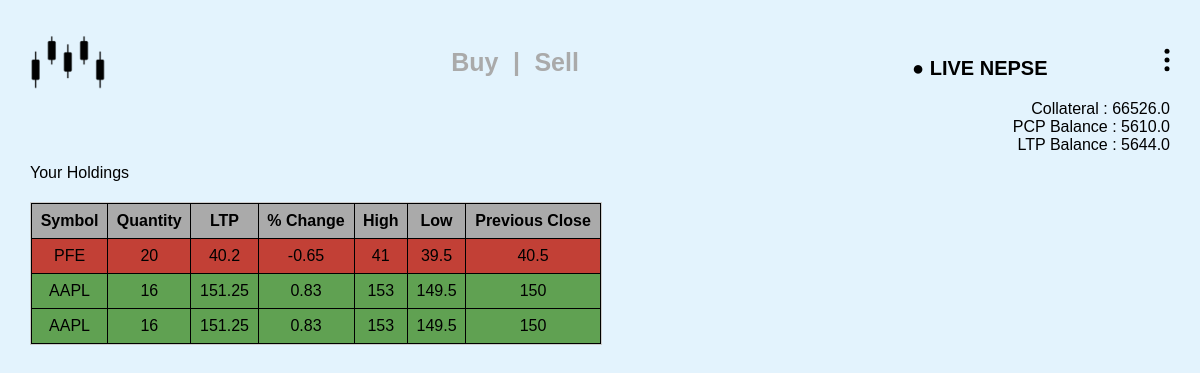
The page / (signed in) on the database as committed earlier.
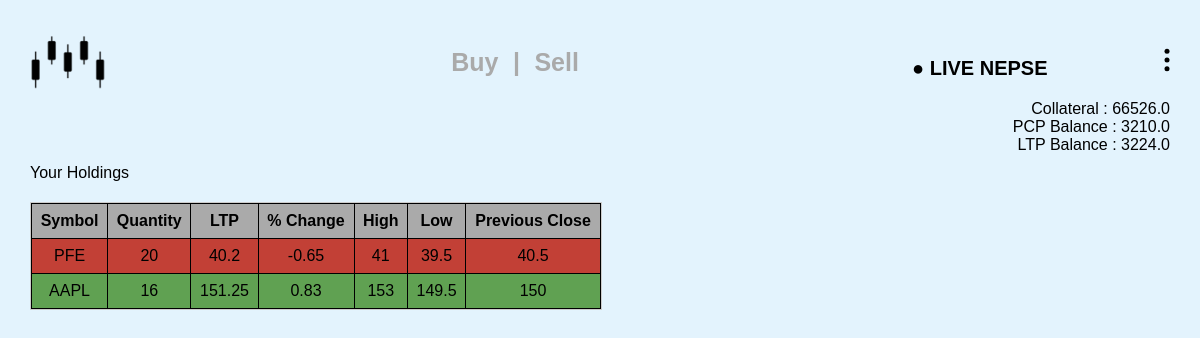
The same page on the database as committed later.
### tables this page shows
CREATE TABLE users (
    id INTEGER PRIMARY KEY AUTOINCREMENT,
    full_name TEXT NOT NULL,
    username TEXT NOT NULL UNIQUE,
    email TEXT NOT NULL UNIQUE,
    phone TEXT NOT NULL UNIQUE,
    password_hash TEXT NOT NULL,
    amount REAL NOT NULL DEFAULT 100000.00
);

CREATE TABLE holdings (
    id INTEGER PRIMARY KEY AUTOINCREMENT,
    uid INTEGER NOT NULL,
    symbol TEXT NOT NULL,
    quantity INTEGER NOT NULL,
    FOREIGN KEY (uid) REFERENCES users(id) ON DELETE CASCADE
);

CREATE TABLE live (
    id INTEGER PRIMARY KEY AUTOINCREMENT,
    symbol VARCHAR(10) NOT NULL,
    ltp DECIMAL(10,2) NOT NULL,
    p_change DECIMAL(5,2) NOT NULL,
    high DECIMAL(10,2) NOT NULL,
    low DECIMAL(10,2) NOT NULL,
    p_close DECIMAL(10,2) NOT NULL,
    date_of_update TIMESTAMP DEFAULT CURRENT_TIMESTAMP
);

### app.py (the view)
@app.route("/", methods=["GET","POST"])
@login_required
def home():
    if request.method == "GET":
        amount = db.execute("SELECT amount FROM users WHERE id = ?",session["user_id"])[0]["amount"]
        holds = db.execute("""
                                SELECT l.*, h.quantity
                                FROM live l
                                LEFT JOIN holdings h ON l.symbol = h.symbol
                                WHERE h.uid = ?
                            """, session["user_id"])
        ltp_balance = sum(stock['quantity'] * stock['ltp'] for stock in holds)
        pcp = sum(stock['quantity'] * stock['p_close'] for stock in holds)
        return render_template("index.html",loggedin= True, amt = amount,pcp_balance=pcp,ltp_balance=ltp_balance,holdings = holds)

### others.py (called while the page is built)
def login_required(f):
    @wraps(f)
    def decorated_function(*args, **kwargs):
        if session.get("user_id") is None:
            return redirect("/login")
        return f(*args, **kwargs)
    return decorated_function

### templates/index.html (shortened to what this page needs)
{% extends "layout.html" %}
{% block main %}
    <div style="position: fixed; top: 100px; width: 95%; margin: 0 auto; z-index: 1000;">
        <div style="width: 100%; background-color: transparent; height: fit-content; text-align: right;">
            <span >Collateral : {{ amt }}</span>
            <br>
            <span> PCP Balance : {{ pcp_balance }}</span>
            <br>
            <span> LTP Balance : {{ ltp_balance }}</span>
        </div>
        <div style="width: 100%; background-color:transparent; min-height: 60%; margin-top: 10px; text-align: left;">
            Your Holdings
        </div>
        <div style="width: fit-content; min-width: 50%; background-color: green; min-height: 60%; margin-top: 20px;">
            <div class="table-container">
                <table id="stockTable">
                    <thead>
                        <tr>
                            <th>Symbol</th>
                            <th>Quantity</th>
                            <th>LTP</th>
                            <th>% Change</th>
                            <th>High</th>
                            <th>Low</th>
                            <th>Previous Close</th>
                        </tr>
                    </thead>
                    <tbody>
                        {% for stock in holdings %}
                        <tr class="{{ 'green' if stock.p_change > 0 else 'red' if stock.p_change < 0 else 'white' }}">
                            <td>{{ stock.symbol }}</td>
                            <td>{{ stock.quantity }}</td>
                            <td>{{ stock.ltp }}</td>
                            <td>{{ stock.p_change }}</td>
                            <td>{{ stock.high }}</td>
                            <td>{{ stock.low }}</td>
                            <td>{{ stock.p_close }}</td>
                        </tr>
                        {% endfor %}
                    </tbody>
                </table>
            </div>
        </div>
    </div>
{% endblock %}

### templates/layout.html (shortened to what this page needs)
<!DOCTYPE html>
<html lang="en">
<head>
  <link rel="stylesheet" href="/static/styles.css">
</head>
<body>
    <div class="top-bar">
        <a href="/">
            <img src="{{ url_for('static', filename='images/SSLogo.png') }}" alt="Logo" class="logo">
        </a>
        {% if loggedin == True %}
          <a>
            <span class="bsbox" onclick="openPopup('buy')">Buy</span>
            <span class="bsbox">|</span>
            <span class="bsbox" onclick="openPopup('sell')">Sell</span>
        </a>
        {% endif %}
        <div style="align-items: center; align-content: center; justify-content: center;">
          {% if loggedin == True %}
            {% if not live %}
            <a href="/live" style="text-decoration:none;">
              <span class="live-text"  >● LIVE NEPSE</span>
            </a>
            {% endif %}
            <div class="dropdown">
              <a href="#" onclick="toggleDropdown(event)">
                <svg width="30" height="30" viewBox="0 0 24 24" fill="none" xmlns="http://www.w3.org/2000/svg">
                  <circle cx="12" cy="5" r="2" fill="black" />
                  <circle cx="12" cy="12" r="2" fill="black" />
                  <circle cx="12" cy="19" r="2" fill="black" />
                </svg>
              </a>
            </div>
          {% endif %}
        </div>
    </div>
  <main class="container py-5 text-center">
    {% block main %}{% endblock %}
  </main>
</body>
</html>

### static/styles.css (style rules this page uses)
html, body { height: 100%; font-family: Arial, sans-serif; text-align: center; margin-top: 0px; background-color: #e3f3fd; }
body { display: flex; flex-direction: column; }
.top-bar { display: flex; align-items: center; justify-content: space-between; padding: 10px 10px; background-color: #e3f3fd; border-radius: 0px; flex-shrink: 0; }
.logo { width: 100px; height: 100px; }
.live-text { font-size: 20px; font-weight: bold; margin-right: 100px; text-decoration: none; color: black; }
.container { flex-grow: 1; width: 100%; display: flex; align-items: center; justify-content: center; }
.table-container { max-height: 90%; width: 100%; border: 1px solid #ccc; }
table { width: 100%; border-collapse: collapse; }
th, td { border: 1px solid black; padding: 8px; text-align: center; }
th { background-color: #aaa; position: sticky; font-weight: bold; top: 0; z-index: 2; }
.green { background-color: #60a152; }
.red { background-color: #c24036; }
.bsbox { padding: 5px; font-size: 25px; font-weight: bold; border: none; background: none; color: #AAA; cursor: pointer; display: inline-block; transition: color 0.2s, border-bottom 0.2s; }
.dropdown { position: relative; display: inline-block; width: fit-content; z-index: 9998; }

Rows that differ between the two databases and show on the page:
no longer on this page (row unchanged): holdings: symbol "PFE", quantity "20", ltp "40.2", p_change "-0.65", high "41", low "39.5", p_close "40.5"
no longer on this page (row unchanged): holdings: symbol "AAPL", quantity "16", ltp "151.25", p_change "0.83", high "153", low "149.5", p_close "150"
added live: symbol "PFE", quantity "20", ltp "40.2", p_change "-0.65", high "41", low "39.5", p_close "40.5"
added live: symbol "AAPL", quantity "16", ltp "151.25", p_change "0.83", high "153", low "149.5", p_close "150"
Other text that changed with them:
{{ pcp_balance }}: "5610.0" → "3210.0"
{{ ltp_balance }}: "5644.0" → "3224.0"
